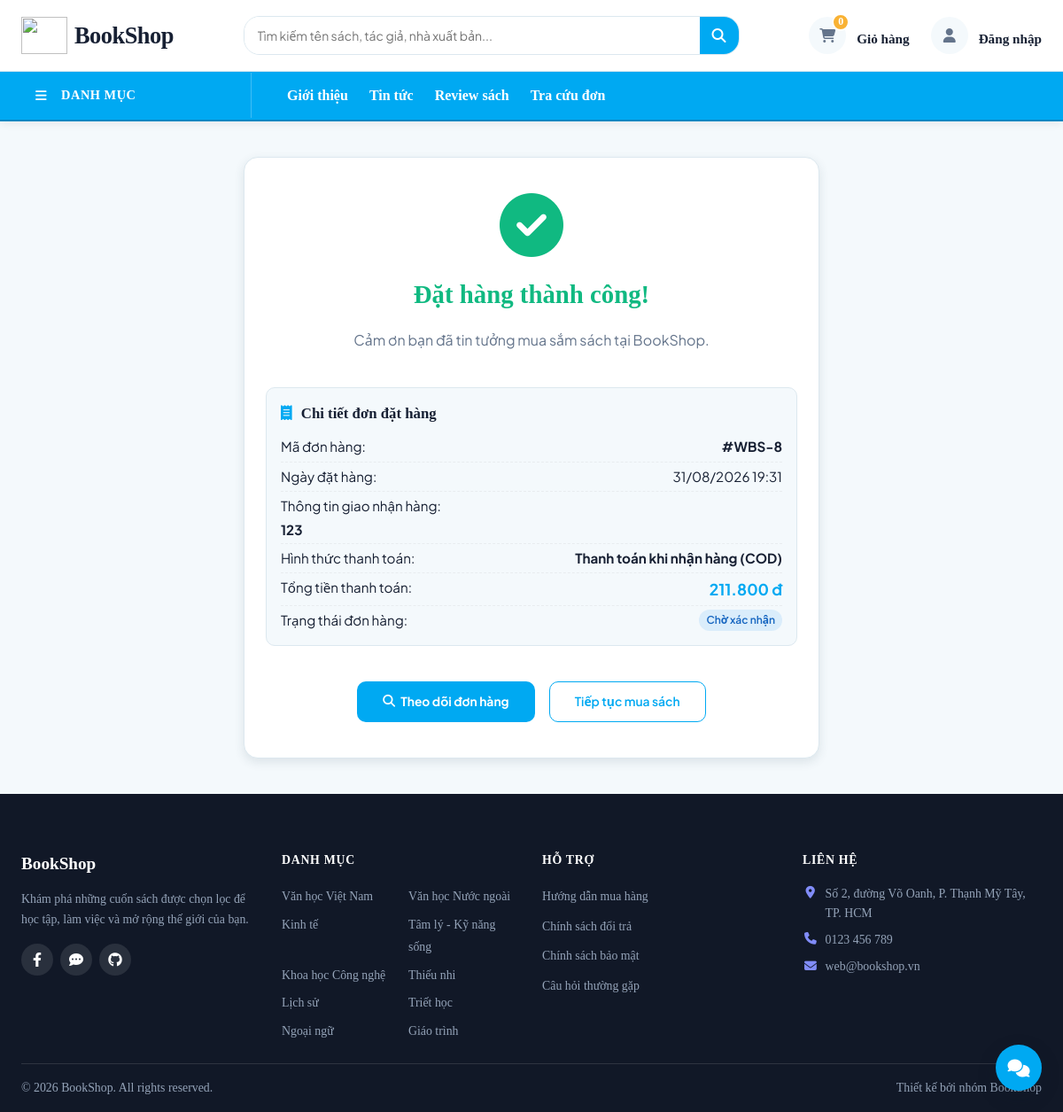
The app's page /cart/success.php?id=8 with its own data.
### tables this page shows
CREATE TABLE `payment` (
  `PaymentID` int NOT NULL AUTO_INCREMENT,
  `OrderID` int DEFAULT NULL,
  `PaymentMethod` varchar(50) NOT NULL,
  `PaymentStatus` enum('Pending','Completed','Failed','Refunded') DEFAULT 'Pending',
  `PaymentDate` datetime DEFAULT NULL,
  PRIMARY KEY (`PaymentID`),
  KEY `fk_payment_order` (`OrderID`),
  CONSTRAINT `fk_payment_order` FOREIGN KEY (`OrderID`) REFERENCES `order` (`OrderID`) ON DELETE CASCADE
);

CREATE TABLE `order` (
  `OrderID` int NOT NULL AUTO_INCREMENT,
  `CustomerID` int DEFAULT NULL,
  `EmployeeID` int DEFAULT NULL,
  `VoucherID` int DEFAULT NULL,
  `OrderDate` datetime DEFAULT CURRENT_TIMESTAMP,
  `ShippingAddress` text NOT NULL,
  `OrderStatus` enum('Pending','Processing','Shipped','Delivered','Cancelled') DEFAULT 'Pending',
  `TotalAmount` decimal(15,2) NOT NULL,
  `Note` text,
  PRIMARY KEY (`OrderID`),
  KEY `fk_order_user` (`CustomerID`),
  KEY `fk_order_voucher` (`VoucherID`),
  KEY `fk_order_employee` (`EmployeeID`),
  CONSTRAINT `fk_order_employee` FOREIGN KEY (`EmployeeID`) REFERENCES `user` (`CustomerID`) ON DELETE SET NULL,
  CONSTRAINT `fk_order_user` FOREIGN KEY (`CustomerID`) REFERENCES `user` (`CustomerID`) ON DELETE CASCADE,
  CONSTRAINT `fk_order_voucher` FOREIGN KEY (`VoucherID`) REFERENCES `voucher` (`VoucherID`) ON DELETE SET NULL
);

CREATE TABLE `category` (
  `CategoryID` int NOT NULL AUTO_INCREMENT,
  `CategoryName` varchar(100) NOT NULL,
  `Description` text,
  PRIMARY KEY (`CategoryID`)
);

### config/db.php (called while the page is built, shortened)
<?php
if (!function_exists('url')) {
    function url($path = '')
    {
        return '/BookShop/' . ltrim($path, '/');
    }
}
?>

### cart/success.php (the view, shortened to what this page needs)
<?php
require_once '../config/db.php';
$orderId = isset($_GET['id']) ? intval($_GET['id']) : 0;
$stmt = $conn->prepare("
    SELECT o.OrderID, o.OrderDate, o.ShippingAddress, o.TotalAmount, o.OrderStatus, p.PaymentMethod
    FROM `order` o
    LEFT JOIN `payment` p ON o.OrderID = p.OrderID
    WHERE o.OrderID = ?
");
$stmt->bind_param("i", $orderId);
$stmt->execute();
$result = $stmt->get_result();
$order = $result->fetch_assoc();
include '../includes/header.php';
?>
<main class="order-container">
    <div class="success-card">
        <i class="fa-solid fa-circle-check success-icon"></i>
        <h1 class="success-title">Đặt hàng thành công!</h1>
        <p class="success-info">Cảm ơn bạn đã tin tưởng mua sắm sách tại BookShop.</p>
        <div class="success-details">
            <h3 style="margin-top: 0; margin-bottom: 12px; color: var(--color-text); font-size: 1.05rem;"><i class="fa-solid fa-receipt" style="margin-right: 6px; color: var(--color-primary);"></i> Chi tiết đơn đặt hàng</h3>
            <div class="success-row">
                <span>Mã đơn hàng:</span>
                <strong>#WBS-<?= $order['OrderID'] ?></strong>
            </div>
            <div class="success-row">
                <span>Ngày đặt hàng:</span>
                <span><?= date('d/m/Y H:i', strtotime($order['OrderDate'])) ?></span>
            </div>
            <div class="success-row" style="flex-direction: column; align-items: flex-start; gap: 4px;">
                <span>Thông tin giao nhận hàng:</span>
                <span style="font-weight: bold; line-height: 1.4; color: var(--color-text);"><?= htmlspecialchars($order['ShippingAddress']) ?></span>
            </div>
            <div class="success-row">
                <span>Hình thức thanh toán:</span>
                <strong><?= $order['PaymentMethod'] === 'VNPAY' ? 'Thanh toán trực tuyến VNPAY' : 'Thanh toán khi nhận hàng (COD)' ?></strong>
            </div>
            <div class="success-row">
                <span>Tổng tiền thanh toán:</span>
                <strong style="color: var(--color-accent); font-size: 1.1rem;"><?= number_format($order['TotalAmount'], 0, ',', '.') ?> đ</strong>
            </div>
            <div class="success-row">
                <span>Trạng thái đơn hàng:</span>
                <span class="badge badge--info"><?= $order['OrderStatus'] === 'Pending' ? 'Chờ xác nhận' : 'Đang xử lý' ?></span>
            </div>
        </div>
        <div style="display: flex; gap: var(--spacing-md); justify-content: center;">
            <a href="<?= url('cart/detail.php?id=' . $order['OrderID']) ?>" class="btn btn--primary" style="padding: 12px 28px; font-weight: bold; text-decoration: none; display: inline-flex; align-items: center; gap: 6px;">
                <i class="fa-solid fa-magnifying-glass"></i> Theo dõi đơn hàng
            </a>
            <a href="<?= url('trangchu/index.php') ?>" class="btn btn--outline" style="padding: 12px 28px; text-decoration: none;">
                Tiếp tục mua sách
            </a>
        </div>
    </div>
</main>
<?php include '../includes/footer.php'; ?>
</body>
</html>

### includes/footer.php (shortened to what this page needs)
<?php
$footer_categories = [];
if (isset($global_categories) && is_array($global_categories)) {
    $footer_categories = $global_categories;
}
?>
<footer class="footer">
    <div class="footer__grid">
        <div>
            <div class="footer__brand">BookShop</div>
            <p class="footer__desc">Khám phá những cuốn sách được chọn lọc để học tập, làm việc và mở rộng thế giới của bạn.
            </p>
            <div class="footer__social">
                <a href="#" class="footer__social-link" aria-label="Facebook chưa cấu hình liên kết">
                    <i class="fa-brands fa-facebook-f" aria-hidden="true"></i>
                </a>
                <a href="#" class="footer__social-link" aria-label="Zalo chưa cấu hình liên kết">
                    <i class="fa-solid fa-comment-dots" aria-hidden="true"></i>
                </a>
                <a href="#" class="footer__social-link" aria-label="GitHub chưa cấu hình liên kết">
                    <i class="fa-brands fa-github" aria-hidden="true"></i>
                </a>
            </div>
        </div>
        <div>
            <div class="footer__title">Danh mục</div>
            <ul class="footer__links footer__category-links">
                <?php foreach ($footer_categories as $category): ?>
                    <li>
                        <a href="<?= url('trangchu/category.php?id=' . (int) $category['CategoryID']) ?>" class="footer__link">
                            <?= htmlspecialchars($category['CategoryName']) ?>
                        </a>
                    </li>
                <?php endforeach; ?>
            </ul>
        </div>
        <div>
            <div class="footer__title">Hỗ trợ</div>
            <ul class="footer__links">
                <li><a href="#" class="footer__link">Hướng dẫn mua hàng</a></li>
                <li><a href="#" class="footer__link">Chính sách đổi trả</a></li>
                <li><a href="#" class="footer__link">Chính sách bảo mật</a></li>
                <li><a href="#" class="footer__link">Câu hỏi thường gặp</a></li>
            </ul>
        </div>
        <div>
            <div class="footer__title">Liên hệ</div>
            <ul class="footer__contact-list">
                <li class="footer__contact-item">
                    <i class="fa-solid fa-location-dot footer__contact-icon" aria-hidden="true"></i>
                    <span>Số 2, đường Võ Oanh, P. Thạnh Mỹ Tây, TP. HCM</span>
                </li>
                <li class="footer__contact-item">
                    <i class="fa-solid fa-phone footer__contact-icon" aria-hidden="true"></i>
                    <a class="footer__contact-link" href="tel:0909123456">0123 456 789</a>
                </li>
                <li class="footer__contact-item">
                    <i class="fa-solid fa-envelope footer__contact-icon" aria-hidden="true"></i>
                    <a class="footer__contact-link" href="mailto:hello@bookshop.vn">web@bookshop.vn</a>
                </li>
            </ul>
        </div>
    </div>
    <div class="footer__bottom">
        <span>© <?= date('Y') ?> BookShop. All rights reserved.</span>
        <span>Thiết kế bởi nhóm BookShop</span>
    </div>
</footer><div class="bookshop-chatbot" data-chatbot><button type="button" class="bookshop-chatbot__toggle" data-chatbot-toggle aria-expanded="false" aria-controls="bookshop-chatbot-panel" aria-label="Mở hỗ trợ BookShop"><i class="fa-solid fa-comments" aria-hidden="true"></i></button></div>

### assets/css/variables.css (style rules this page uses)
:root { --navbar-bg: #ffffff; --navbar-text: #172033; --navbar-muted: #64748b; --navbar-border: #dce8ef; --navbar-icon-bg: #f4f9fc; --navbar-focus: rgb(0, 169, 242); --navbar-hover: rgb(0, 135, 195); --footer-bg: #111827; --footer-text: #cbd5e1; --footer-muted: #94a3b8; --footer-border: rgba(255, 255, 255, 0.12); --footer-link-hover: #818cf8; --color-primary-dark: #172033; --color-primary: rgb(0, 169, 242); --color-primary-hover: rgb(0, 135, 195); --color-secondary: #f9b234; --color-accent: rgb(0, 169, 242); --color-accent-dark: rgb(0, 135, 195); --color-background: #f4f9fc; --color-surface: #ffffff; --color-border: #dce8ef; --color-text: #172033; --color-text-light: #64748b; --color-success: #10b981; --color-error: #ef4444; --color-warning: #f59e0b; --color-info: rgb(0, 169, 242); --font-family-base: 'Plus Jakarta Sans', 'Segoe UI', Roboto, Helvetica, Arial, sans-serif; --font-size-base: 16px; --font-size-xxs: 0.733rem; --font-size-sm: 0.866rem; --font-size-md: 1rem; --font-size-lg: 1.2rem; --font-size-xl: 1.466rem; --font-size-xxl: 1.866rem; --font-size-3xl: 2.4rem; --font-weight-normal: 400; --font-weight-medium: 500; --font-weight-bold: 600; --font-weight-extra-bold: 700; --line-height-base: 1.6; --spacing-xxs: 2px; --spacing-xs: 4px; --spacing-sm: 8px; --spacing-md: 16px; --spacing-lg: 24px; --spacing-xl: 40px; --spacing-xxl: 64px; --border-radius-sm: 6px; --border-radius: 10px; --border-radius-lg: 16px; --border-width: 1px; --box-shadow-sm: 0 1px 3px rgba(44, 62, 80, 0.08); --box-shadow-md: 0 4px 12px rgba(44, 62, 80, 0.12); --box-shadow-lg: 0 8px 24px rgba(44, 62, 80, 0.16); --transition-fast: 0.15s cubic-bezier(0.4, 0, 0.2, 1); --transition-base: 0.3s cubic-bezier(0.4, 0, 0.2, 1); --transition-slow: 0.5s cubic-bezier(0.4, 0, 0.2, 1); }
html, body { margin: 0; padding: 0; color: var(--color-text); background-color: var(--color-background); font-family: var(--font-family-base); font-size: var(--font-size-base); font-weight: var(--font-weight-normal); line-height: var(--line-height-base); }
button, input, select, textarea { font: inherit; }
.order-container h1, .order-container h2, .order-container h3 { font-family: "Times New Roman", Times, serif; }
*, *::before, *::after { box-sizing: border-box; }

### assets/css/components/button.css (style rules this page uses)
.btn { display: inline-flex; align-items: center; justify-content: center; gap: var(--spacing-sm); padding: var(--spacing-sm) var(--spacing-md); font-family: var(--font-family-base); font-size: var(--font-size-sm); font-weight: var(--font-weight-bold); line-height: 1.4; text-decoration: none; white-space: nowrap; border: var(--border-width) solid transparent; border-radius: var(--border-radius); cursor: pointer; transition: background-color var(--transition-fast), color var(--transition-fast), border-color var(--transition-fast), box-shadow var(--transition-fast), transform var(--transition-fast); min-height: 42px; }
.btn--primary { background-color: var(--color-primary); color: var(--color-surface); }
.btn--outline { background-color: transparent; color: var(--color-primary); border-color: var(--color-primary); }

### assets/css/components/badge.css (style rules this page uses)
.badge { display: inline-flex; align-items: center; gap: var(--spacing-xs); padding: var(--spacing-xxs) var(--spacing-sm); font-size: 0.75rem; font-weight: var(--font-weight-bold); line-height: 1.4; border-radius: 999px; white-space: nowrap; }
.badge--info { background-color: rgba(33, 150, 243, 0.12); color: #1565c0; }

### assets/css/cart.css (style rules this page uses)
.order-container { max-width: 1200px; margin: var(--spacing-lg) auto var(--spacing-xl); padding: 0 var(--spacing-md); box-sizing: border-box; }

### includes/footer.php (style rules this page uses)
.bookshop-chatbot { position:fixed;right:24px;bottom:24px;z-index:1000;font-family:var(--font-family-base) }
.bookshop-chatbot__toggle { width:52px;height:52px;border:0;border-radius:50%;background:var(--color-primary);color:#fff;box-shadow:0 8px 22px rgba(15,23,42,.2);cursor:pointer;font-size:20px }

### records on screen
payment: OrderID.OrderID "8", OrderID.OrderDate "31/08/2026 19:31", OrderID.ShippingAddress "123", OrderID.TotalAmount "211.800"
category: CategoryName "Văn học Việt Nam"
category: CategoryName "Văn học Nước ngoài"
category: CategoryName "Kinh tế"
category: CategoryName "Tâm lý - Kỹ năng sống"
category: CategoryName "Khoa học Công nghệ"
category: CategoryName "Thiếu nhi"
category: CategoryName "Lịch sử"
category: CategoryName "Triết học"
category: CategoryName "Ngoại ngữ"
category: CategoryName "Giáo trình"

### other values on screen
array_sum($_SESSION['cart'] ?? []) "0"
